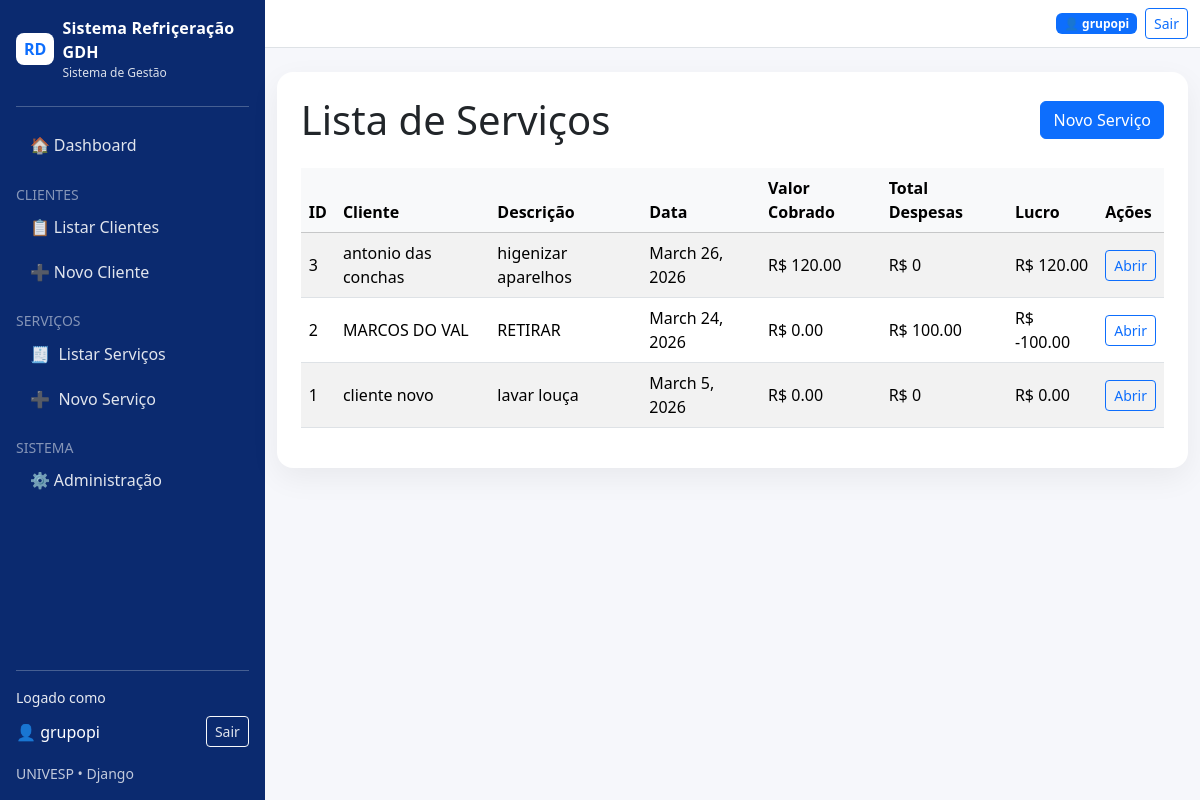
The app's page /servicos/ (signed in) with its own data.
### tarefas/models.py (models this page shows, shortened)
class Servico(models.Model):
    cliente = models.ForeignKey(Cliente, on_delete=models.CASCADE)
    descricao = models.TextField()
    data_servico = models.DateField()
    valor_cobrado = models.DecimalField(max_digits=10, decimal_places=2, default=0)
    def total_despesas(self):
        return sum(d.valor for d in self.despesas.all())
    def lucro(self):
        return self.valor_cobrado - self.total_despesas()

class Cliente(models.Model):
    nome = models.CharField(max_length=150)
    telefone = models.CharField(max_length=20, blank=True, null=True)
    email = models.EmailField(blank=True, null=True)
    endereco = models.CharField(max_length=255, blank=True, null=True)
    def __str__(self):
        return self.nome

class Despesa(models.Model):
    servico = models.ForeignKey(
        Servico,
        on_delete=models.CASCADE,
        related_name='despesas'
    )
    descricao = models.CharField(max_length=200)
    valor = models.DecimalField(max_digits=10, decimal_places=2)

### tarefas/views.py (the view)
# urls.py: path('servicos/', views.listar_servicos, name='listar_servicos'),
@login_required
def listar_servicos(request):
    servicos = Servico.objects.all().order_by('-id')
    return render(request, 'listar_servicos.html', {'servicos': servicos})

### templates/listar_servicos.html (shortened to what this page needs)
{% extends "base.html" %}
{% block content %}
<div class="card card-soft p-4">
    <div class="d-flex justify-content-between align-items-center mb-4">
        <h1 class="mb-0">Lista de Serviços</h1>
        <a href="{% url 'novo_servico' %}" class="btn btn-primary">Novo Serviço</a>
    </div>
    <div class="table-responsive">
        <table class="table table-striped table-hover align-middle w-100">
            <thead class="table-light">
                <tr>
                    <th>ID</th>
                    <th>Cliente</th>
                    <th>Descrição</th>
                    <th>Data</th>
                    <th>Valor Cobrado</th>
                    <th>Total Despesas</th>
                    <th>Lucro</th>
                    <th>Ações</th>
                </tr>
            </thead>
            <tbody>
                {% for servico in servicos %}
                <tr>
                    <td>{{ servico.id }}</td>
                    <td>{{ servico.cliente }}</td>
                    <td>{{ servico.descricao }}</td>
                    <td>{{ servico.data_servico }}</td>
                    <td>R$ {{ servico.valor_cobrado }}</td>
                    <td>R$ {{ servico.total_despesas }}</td>
                    <td>R$ {{ servico.lucro }}</td>
                    <td>
                        <a href="{% url 'detalhe_servico' servico.id %}" class="btn btn-sm btn-outline-primary">
                            Abrir
                        </a>
                    </td>
                </tr>
                {% empty %}
                <tr>
                    <td colspan="8" class="text-center">Nenhum serviço cadastrado.</td>
                </tr>
                {% endfor %}
            </tbody>
        </table>
    </div>
</div>
{% endblock %}

### templates/base.html (shortened to what this page needs)
<!doctype html>
<html lang="pt-BR">
<head>
  <link href="https://cdn.jsdelivr.net/npm/bootstrap@5.3.3/dist/css/bootstrap.min.css" rel="stylesheet">
</head>
<body>
  <div class="d-flex">
    <aside class="sidebar d-none d-lg-flex flex-column p-3">
      <div class="d-flex align-items-center gap-2 mb-3">
        <div class="bg-white text-primary fw-bold rounded-3 px-2 py-1">RD</div>
        <div>
          <div class="brand">Sistema Refriçeração GDH</div>
          <div style="font-size:12px; opacity:.85;">Sistema de Gestão</div>
        </div>
      </div>
      <hr class="border-light opacity-25 my-2">
      <nav class="mt-2">
        <a class="nav-pill {% if request.path == '/' %}active{% endif %}" href="{% url 'index' %}">
            🏠 Dashboard
        </a>
        <div class="mt-3 small text-white-50">CLIENTES</div>
        <a class="nav-pill" href="{% url 'listar_clientes' %}">
            📋 Listar Clientes
        </a>
        <a class="nav-pill" href="{% url 'novo_cliente' %}">
            ➕ Novo Cliente
        </a>
        <div class="mt-3 small text-white-50">SERVIÇOS</div>
        <a class="nav-pill" href="{% url 'listar_servicos' %}">
          🧾 <span>Listar Serviços</span>
        </a>
        <a class="nav-pill" href="{% url 'novo_servico' %}">
          ➕ <span>Novo Serviço</span>
        </a>
        <div class="mt-3 small text-white-50">SISTEMA</div>
        <a class="nav-pill" href="/admin/">
            ⚙️ Administração
        </a>
      </nav>
      <div class="mt-auto">
        <hr class="border-light opacity-25 my-3">
        {% if user.is_authenticated %}
          <div class="small mb-2" style="opacity:.9;">Logado como</div>
          <div class="d-flex align-items-center justify-content-between gap-2">
            <div class="text-truncate">👤 {{ user.username }}</div>
            <a class="btn btn-outline-light btn-sm" href="{% url 'logout' %}">Sair</a>
          </div>
        {% else %}
          <a class="btn btn-light btn-sm w-100" href="{% url 'login' %}">Entrar</a>
        {% endif %}
        <div class="mt-3 small" style="opacity:.75;">
          UNIVESP • Django
        </div>
      </div>
    </aside>
    <div class="flex-grow-1 content-wrap">
      <nav class="navbar navbar-light bg-white border-bottom">
        <div class="container-fluid">
          <div class="d-flex align-items-center gap-2 ms-auto">
            {% if user.is_authenticated %}
              <span class="badge text-bg-primary">👤 {{ user.username }}</span>
              <a class="btn btn-outline-primary btn-sm" href="{% url 'logout' %}">Sair</a>
            {% endif %}
          </div>
        </div>
      </nav>
      <main class="container my-4">
        {% block content %}{% endblock %}
      </main>
    </div>
  </div>
</body>
</html>

### templates/base.html (style rules this page uses)
body { background: #f6f7fb; }
.sidebar { width: 280px; min-height: 100vh; position: sticky; top: 0; background: #0b2a6f; color: #fff; }
.sidebar .brand { font-weight: 700; letter-spacing: .2px; }
.sidebar a { color: rgba(255,255,255,.88); text-decoration: none; }
.nav-pill { display: flex; align-items: center; gap: .55rem; padding: .65rem .85rem; border-radius: 12px; }
.content-wrap { min-height: 100vh; }
.card-soft { border: 0; border-radius: 16px; box-shadow: 0 10px 30px rgba(0,0,0,.06); }

### records on screen
Servico: id "3", cliente "antonio das conchas", descricao "higenizar aparelhos", data_servico "March 26, 2026", valor_cobrado "120.00", total_despesas "0", lucro "120.00"
Servico: id "2", cliente "MARCOS DO VAL", descricao "RETIRAR", data_servico "March 24, 2026", valor_cobrado "0.00", total_despesas "100.00", lucro "-100.00"
Servico: id "1", cliente "cliente novo", descricao "lavar louça", data_servico "March 5, 2026", valor_cobrado "0.00", total_despesas "0", lucro "0.00"

### other values on screen
{{ user.username }} "grupopi"
